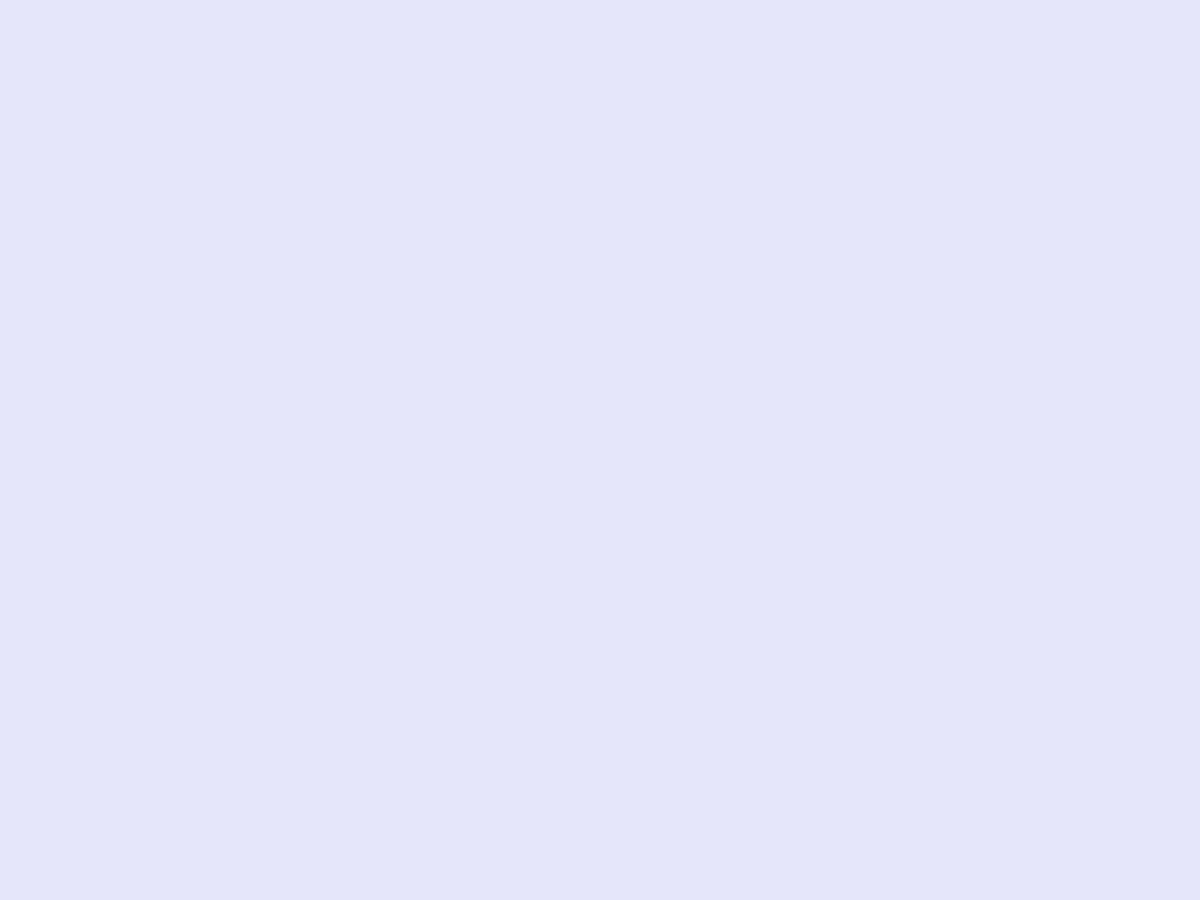
Frame 1 (no input)
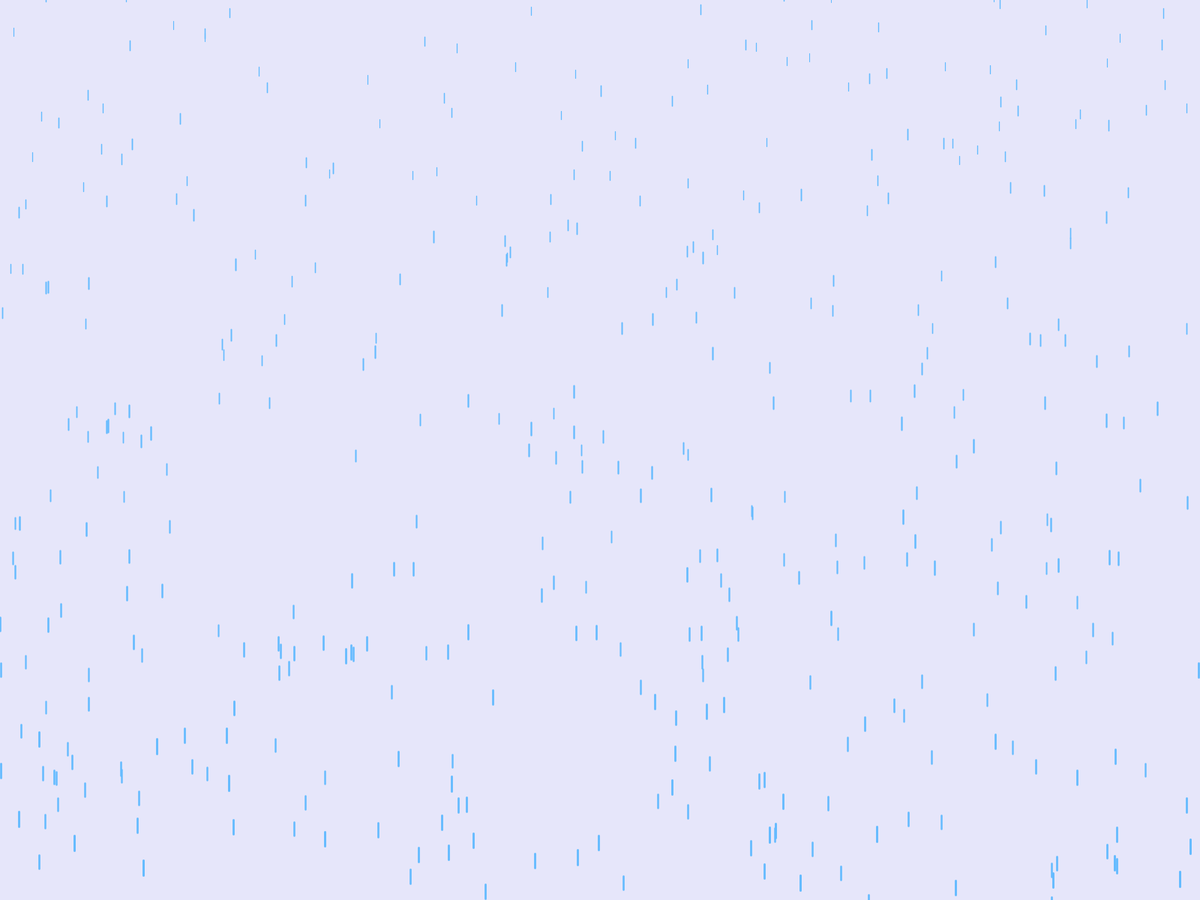
Frame 60 (the mouse pressed at the canvas centre just before this capture)
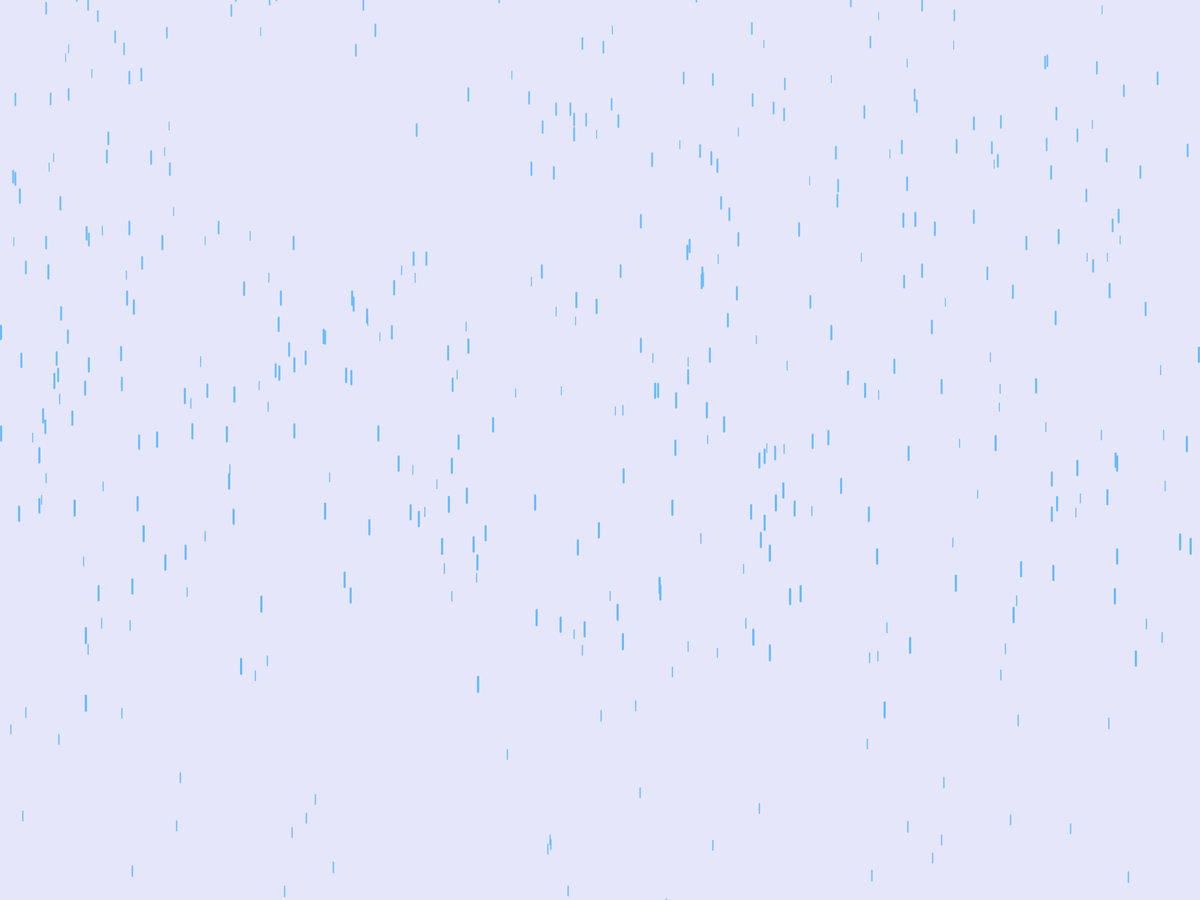
Frame 120 (the mouse held since frame 60 and released just before this capture)

The Processing sketch that drew these frames (run headless with seeded random() and noise(); from frame 60 on, the mouse is pressed at the canvas centre):

// Processing sketch: Rain
// ── Rain.pde
Raindrop[] drops = new Raindrop[500];

void setup() {
   fullScreen();
   for (int i = 0; i < drops.length; i++) {
     drops[i] = new Raindrop();
   }
}

void draw() {
   background(230, 230, 250); 
   for (int i = 0; i < drops.length; i++) {
     drops[i].fall();
     drops[i].show();
   }
   if (mousePressed) {
     save("rain.png");
   }
}

class Raindrop {
  
  float x;
  float y;
  float z;
  float len;
  float yspeed;
  
  Raindrop() {
    x = random(width);
    y = random(-500, -50);
    z = random(0, 20);
    len = map(z, 0, 20, 10, 20);
    yspeed = map(z, 0, 20, 1, 20);
  }
  
  void fall() {
    y += yspeed;
    float grav = map(z, 0, 20, 0, 0.2);
    yspeed += grav;
    
    if (y > height) {
      y = random(-200, -100);
      yspeed = map(z, 0, 20, 4, 10);
    }
  }
  
  void show() {
    float thick = map(z, 0, 20, 1, 3);
    strokeWeight(thick);
    stroke(100, 187, 255);
    line(x, y, x, y + len);
  }

}
